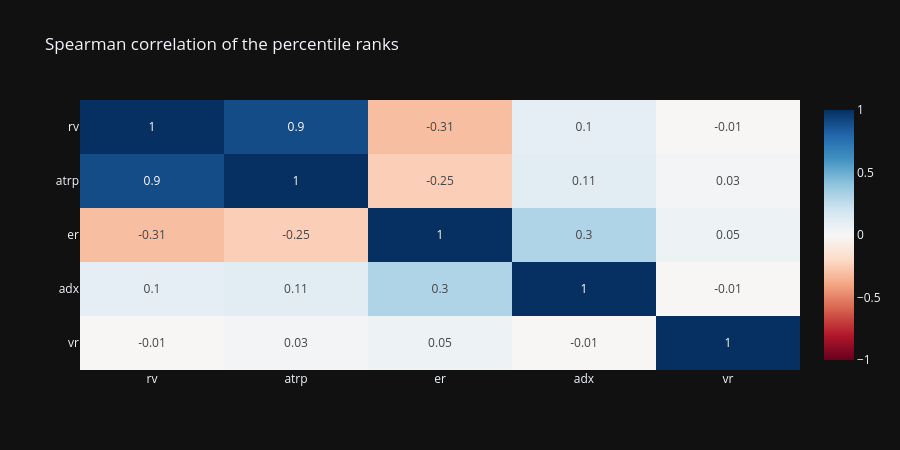

Write notebook code for a chart like this one.
### Markdown cell above
Many indicators measure similar things. The correlation of their percentile ranks shows which ones are redundant (this matters later, when we look at which indicator "explains" a result).

### Code cell
corr = pr.loc[T0:].corr(method="spearman")
fig = go.Figure(go.Heatmap(z=corr.values, x=corr.columns, y=corr.index, zmin=-1, zmax=1, colorscale="RdBu", text=corr.round(2).values,
                           texttemplate="%{text}"))
fig.update_layout(title="Spearman correlation of the percentile ranks", height=450, yaxis_autorange="reversed")
fig.show()

### Figure 1 — Plotly figure (JSON) as saved in the notebook; plotly's stock layout.template omitted (floating-point values rounded to 4 significant figures)
{"data": [{"colorscale": [[0, "rgb(103,0,31)"], [0.1, "rgb(178,24,43)"], [0.2, "rgb(214,96,77)"], [0.3, "rgb(244,165,130)"], [0.4, "rgb(253,219,199)"], [0.5, "rgb(247,247,247)"], [0.6, "rgb(209,229,240)"], [0.7, "rgb(146,197,222)"], [0.8, "rgb(67,147,195)"], [0.9, "rgb(33,102,172)"], [1, "rgb(5,48,97)"]], "text": [[1.0, 0.9, -0.31, 0.1, -0.01], [0.9, 1.0, -0.25, 0.11, 0.03], [-0.31, -0.25, 1.0, 0.3, 0.05], [0.1, 0.11, 0.3, 1.0, -0.01], [-0.01, 0.03, 0.05, -0.01, 1.0]], "texttemplate": "%{text}", "type": "heatmap", "x": ["rv", "atrp", "er", "adx", "vr"], "y": ["rv", "atrp", "er", "adx", "vr"], "z": [[1.0, 0.8952, -0.3081, 0.09878, -0.009879], [0.8952, 1.0, -0.2464, 0.1087, 0.02809], [-0.3081, -0.2464, 1.0, 0.3042, 0.0529], [0.09878, 0.1087, 0.3042, 1.0, -0.00887], [-0.009879, 0.02809, 0.0529, -0.00887, 1.0]], "zmax": 1, "zmin": -1}], "layout": {"height": 450, "title": {"text": "Spearman correlation of the percentile ranks"}, "yaxis": {"autorange": "reversed"}}}
